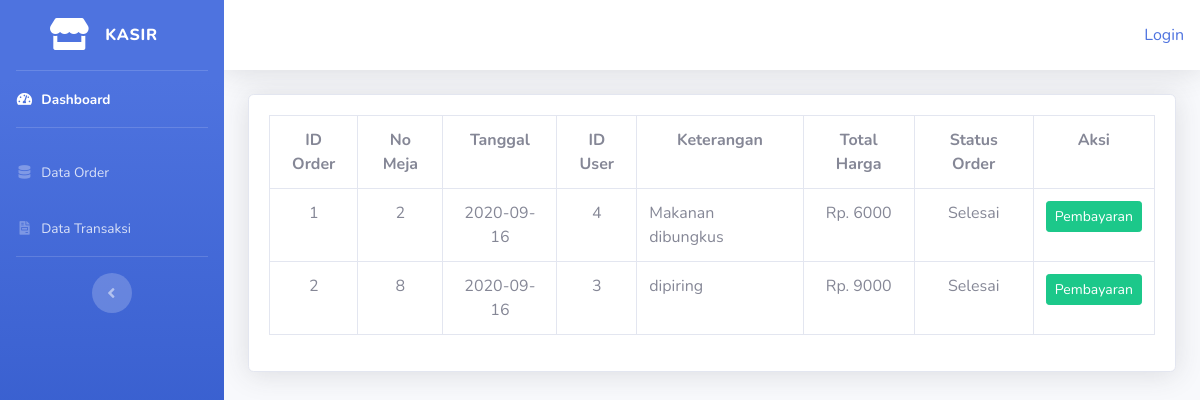
The app's page /index.php/kasir/data_order with its own data.
### tables this page shows
CREATE TABLE `orders` (
  `id_order` int(5) NOT NULL,
  `no_meja` int(5) DEFAULT NULL,
  `tanggal` date DEFAULT NULL,
  `id_user` int(5) DEFAULT NULL,
  `keterangan` text,
  `total_harga` int(11) NOT NULL,
  `status_order` varchar(100) DEFAULT NULL
);

### application/controllers/kasir/data_order.php (called while the page is built, shortened)
<?php
class Data_order extends CI_Controller{
    public function index()
    {
        $data['orders'] = $this->model_order->tampil_order()->result();
        $this->load->view('templates_kasir/header');
        $this->load->view('templates_kasir/sidebar');
        $this->load->view('kasir/data_order', $data);
        $this->load->view('templates_kasir/footer');
    }
}
?>

### index.php (called while the page is built, shortened)
<?php
require_once BASEPATH.'core/CodeIgniter.php';

### application/models/model_order.php (called while the page is built, shortened)
<?php
class Model_order extends CI_Model{
    public function tampil_order(){
        return $this->db->get('orders');
    }
}

### application/views/kasir/data_order.php (the view)
<div class="container-fluid">
  <div class="card shadow mb-4">
    <div class="card-body">
      <table class="table table-bordered">
          <tr class="text-center">
              <th>ID Order</th>
              <th>No Meja</th>
              <th>Tanggal</th>
              <th>ID User</th>
              <th>Keterangan</th>
              <th>Total Harga</th>
              <th>Status Order</th>
              <th>Aksi</th>
          </tr>
          <?php
              foreach($orders as $order) : ?>
              <tr>
                  <td class="text-center"><?php echo $order->id_order ?></td>
                  <td class="text-center"><?php echo $order->no_meja ?></td>
                  <td class="text-center"><?php echo $order->tanggal?></td>
                  <td class="text-center"><?php echo $order->id_user ?></td>
                  <td><?php echo $order->keterangan ?></td>
                  <td class="text-center">Rp. <?php echo $order->total_harga ?></td>
                  <td class="text-center"><?php echo $order->status_order ?></td>
                  <td class="text-center">
                    <?php echo anchor('kasir/data_order/bayar/'.$order->id_order, '<div class="btn btn-success btn-sm">Pembayaran</div>')?>
                  </td>
              </tr>
          <?php endforeach;?>
      </table>
    </div>
  </div>
</div>

### records on screen
orders: id_order "1", no_meja "2", tanggal "2020-09-16", id_user "4", keterangan "Makanan dibungkus", total_harga "6000", status_order "Selesai", id_order "Pembayaran"
orders: id_order "2", no_meja "8", tanggal "2020-09-16", id_user "3", keterangan "dipiring", total_harga "9000", status_order "Selesai", id_order "Pembayaran"

### other values on screen
anchor('auth/login','Login') "Login"
